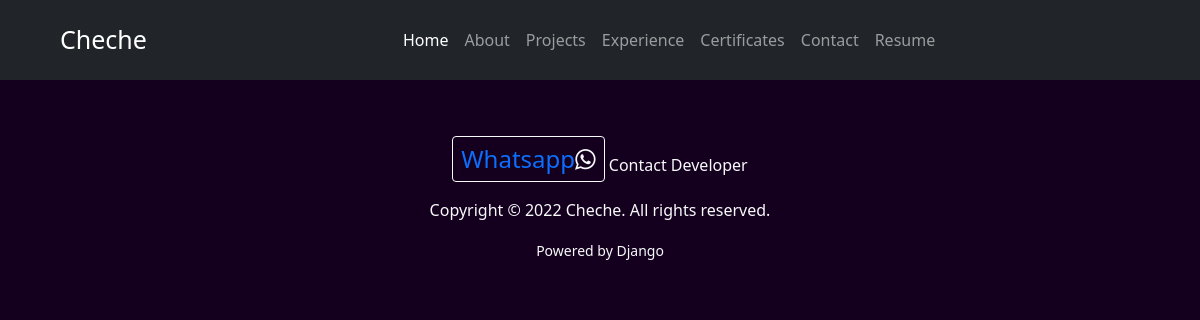
The page /projects/ on the database as committed earlier.
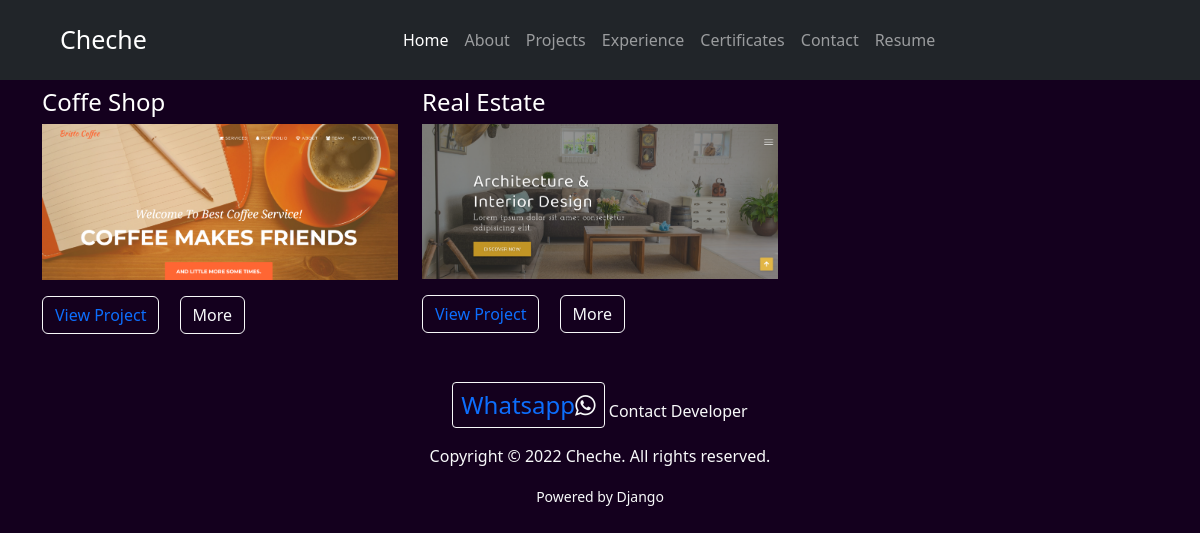
The same page on the database as committed later.
### resume/models.py (models this page shows, shortened)
class Projects(models.Model):
    title = models.CharField(max_length=100)
    decription = models.TextField(blank=True)
    project_photo = models.ImageField(upload_to="images/projects_img")
    project_link = models.URLField(blank=True)
    class Meta:
        verbose_name_plural = "Projects"

### resume/views.py (the view)
# urls.py: path("projects/", views.projects, name="projects"),
def projects(request):
    project_show = Projects.objects.all()
    return render(request, "projects.html", {"project_show": project_show})

### resume/templates/projects.html (shortened to what this page needs)
 {% extends 'base.html' %} <br />
 {% load static %} <br />
{% block content1 %}
<div class="row my-2">
  {% for project in project_show %}
  <div class="col-4">
    <h4 style="color: #fff">{{ project.title|safe }}</h4>
    <img
      src="{{ project.project_photo.url }}"
      width="500"
      height="800"
      class="img-fluid"
      alt="projects"
    />
    <button class="btn btn-outline-light mt-3">
      <a href="{{ project.project_link }}" style="text-decoration: none"
        >View Project</a
      >
    </button>
     <a href="{% url 'resume:aboutproject' project.id  %}" class="btn btn-outline-light mt-3 mx-3">More</a>
  </div>
  {% endfor %}
</div>
{% endblock content1 %}

### resume/templates/base.html (shortened to what this page needs)
<!DOCTYPE html>
{% load static %}
<html lang="en">
  <head>
    <link
      href="https://cdn.jsdelivr.net/npm/bootstrap@5.3.3/dist/css/bootstrap.min.css"
      rel="stylesheet"
    />
    <link rel="stylesheet" href="{% static 'css/style.css' %}" />
    <link
      rel="stylesheet"
      href="https://cdnjs.cloudflare.com/ajax/libs/font-awesome/4.7.0/css/font-awesome.min.css"
    />
  </head>
  <body>
    {% include "navbar.html" %}
    <div class="container">{% block content1 %} {% endblock content1 %}</div>
    {% include "footer.html" %}
  </body>
</html>

### resume/templates/navbar.html (shortened to what this page needs)
<nav class="navbar navbar-expand-lg navbar-dark bg-dark">
  <div class="container-fluid">
    <a class="navbar-brand ms-5 m-2" href="/">Cheche</a>
    <div class="collapse navbar-collapse" id="navbarText">
      <ul class="navbar-nav me-auto mb-2 mb-lg-0">
        <li class="nav-item">
          <a
            class="nav-link active"
            aria-current="page"
            href="{% url 'resume:home' %}"
            >Home</a
          >
        </li>
        <li class="nav-item">
          <a class="nav-link" href="{% url 'resume:about' %}">About</a>
        </li>
        <li class="nav-item">
          <a class="nav-link" href="{% url 'resume:projects' %}">Projects</a>
        </li>
        <li class="nav-item">
          <a class="nav-link" href="{% url 'resume:experience' %}"
            >Experience</a
          >
        </li>
        <li class="nav-item">
          <a class="nav-link" href="{% url 'resume:certificates' %}"
            >Certificates</a
          >
        </li>
        <li class="nav-item">
          <a class="nav-link" href="{% url 'resume:contact' %}">Contact</a>
        </li>
        <li class="nav-item">
          <a class="nav-link" href="{% url 'resume:resume' %}">Resume</a>
        </li>
      </ul>
    </div>
  </div>
</nav>

### resume/templates/footer.html
<footer class="mt-5 text-center text-light">
  <button style="font-size: 24px" class="btn btn-outline-light btn-sm mb-3">
    <a href="https://wa.me/+2347048706774">Whatsapp</a
    ><i class="fa fa-whatsapp"></i>
  </button>
  <a href="https://wa.me/+2347048706774" class="text-light"> Contact Developer</a>
  <p class="text-center">Copyright &copy; 2022 Cheche. All rights reserved.</p>
  <small>Powered by Django</small>
</footer>

### resume/static/css/style.css (style rules this page uses)
body { background-color: rgb(20,0,30); }
.navbar-brand { padding-right: 240px; font-size: 25px; }
.navbar-dark { background-color: rgb(18,1,16); }
footer a { text-decoration: none; }

Rows that differ between the two databases and show on the page:
added Projects: title "Coffe Shop", project_photo (picture)
added Projects: title "Real Estate", project_photo (picture)
